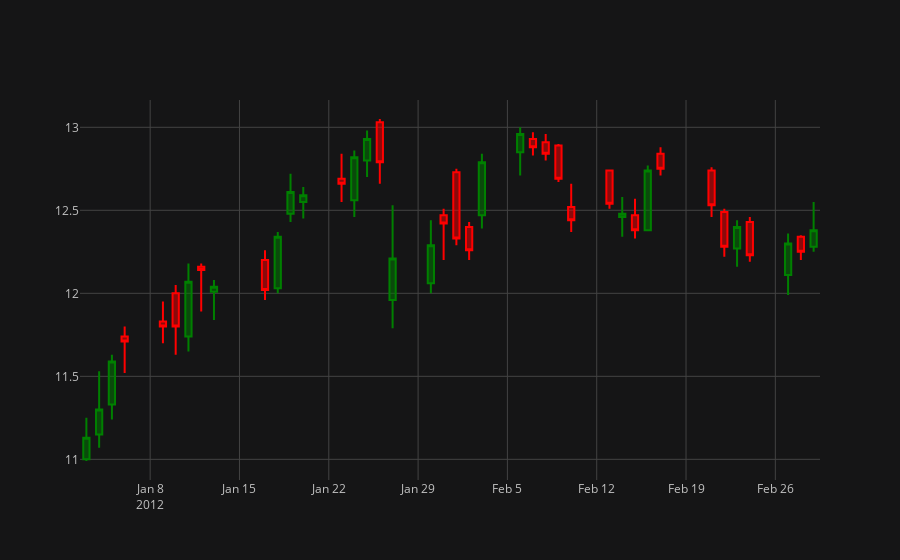

Here is the notebook cell this chart was saved with:
### Code cell
fordohcl.iplot(kind='candle',theme='solar',up_color='green',down_color='red')
